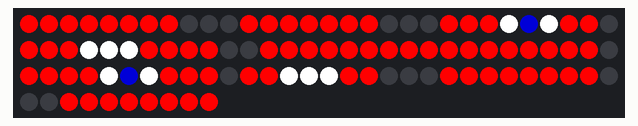
This sketch was run on a simulated Arduino Uno, built with avr-gcc and run on an emulated ATmega328P. Shown: 100 RGB LEDs in strip order, left to right, continuing on the next row.

Above: at 2.06 s.
At 6.91 s:
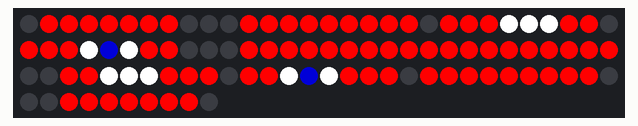
At 14.49 s:
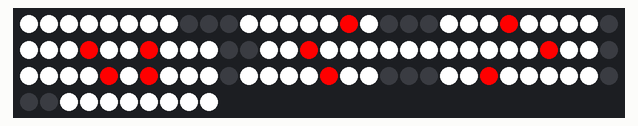
At 15.61 s:
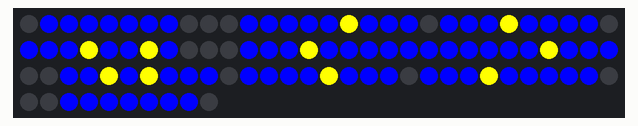

The sketch:

pacman_ghost.ino
```cpp
#include "FastLED.h"
#define NUM_LEDS 100
#define DATA_PIN 3

CRGB leds[NUM_LEDS];

void setup() {
  delay(2000);
  FastLED.addLeds<WS2811, DATA_PIN, RGB>(leds, NUM_LEDS);
  FastLED.setBrightness(255); //Number 0-255
  FastLED.clear();
}

//looking left
int eyes_pixels_l[] = {24,26,33,34,35,64,66,73,74,75};
int pupils_pixels_l[] = {25,65};

//looking right
int eyes_pixels_r[] = {24,25,26,33,35,64,65,66,73,75};
int pupils_pixels_r[] = {34,74};

//remove pixels around feet
int void_pixels_1[] = {8,9,10,18,19,20,29,40,41,59,70,78,79,80,89,90,91};
int void_pixels_2[] = {0,8,9,10,20,29,38,39,40,60,61,70,79,89,90,91,99};

int sad_ghost[] = {16,24,33,36,44,56,64,66,75,83};

int feet_delay = 120; //delay in ms b/w feet v1 v2
int eye_loop = 10;
int reg_ghost_loop = 2;
int sad_ghost_loop = 10;
int sad_ghost_blink_loop = 5;

void loop() {

    for(int i = 0; i < reg_ghost_loop; i++){

        //eye to left
        for(int i = 0; i < eye_loop; i++){

            //fill body
            fill_solid(leds, NUM_LEDS, CRGB::Red);
            //set eyes
            for (int i = 0; i < 10; i++){
                leds[eyes_pixels_l[i]] = CRGB::White;
            }
            //set pupil
            for (int i = 0; i < 2; i++){
                leds[pupils_pixels_l[i]] = CRGB::DarkBlue;
            }
            //remove around feet (v1)
            for (int i = 0; i < 17; i++){
                leds[void_pixels_1[i]] = CRGB::Black;
            }
            FastLED.show();
            delay(feet_delay);

            //fill body
            fill_solid(leds, NUM_LEDS, CRGB::Red);
            //set eyes
            for (int i = 0; i < 10; i++){
                leds[eyes_pixels_l[i]] = CRGB::White;
            }
            //set pupils
            for (int i = 0; i < 2; i++){
                leds[pupils_pixels_l[i]] = CRGB::DarkBlue;
            }
            //remove around feet (v2)
            for (int i = 0; i < 17; i++){
                leds[void_pixels_2[i]] = CRGB::Black;
            }
            FastLED.show();
            delay(feet_delay);
        }

        //eye to right
        for(int i = 0; i < eye_loop; i++){

            //fill body
            fill_solid(leds, NUM_LEDS, CRGB::Red);
            //set eyes
            for (int i = 0; i < 10; i++){
                leds[eyes_pixels_r[i]] = CRGB::White;
            }
            //set pupils
            for (int i = 0; i < 2; i++){
                leds[pupils_pixels_r[i]] = CRGB::DarkBlue;
            }
            //remove around feet (v1)
            for (int i = 0; i < 17; i++){
                leds[void_pixels_1[i]] = CRGB::Black;
            }
            FastLED.show();
            delay(feet_delay);

            //fill body
            fill_solid(leds, NUM_LEDS, CRGB::Red);
            //set eyes
            for (int i = 0; i < 10; i++){
                leds[eyes_pixels_r[i]] = CRGB::White;
            }
            //set pupils
            for (int i = 0; i < 2; i++){
                leds[pupils_pixels_r[i]] = CRGB::DarkBlue;
            }
            //remove around feet (v2)
            for (int i = 0; i < 17; i++){
                leds[void_pixels_2[i]] = CRGB::Black;
            }
            FastLED.show();
            delay(feet_delay);
        }
    }

    //sad ghost regular
    for(int i = 0; i < sad_ghost_loop; i++){

        //fill all blue
        fill_solid(leds, NUM_LEDS, CRGB::Blue);
        //set eyes
        for (int i = 0; i < 10; i++){
            leds[sad_ghost[i]] = CRGB::Yellow;
        }
        //remove around feet (v1)
        for (int i = 0; i < 17; i++){
            leds[void_pixels_1[i]] = CRGB::Black;
        }
        FastLED.show();
        delay(feet_delay);

        //fill body
        fill_solid(leds, NUM_LEDS, CRGB::Blue);
        //set eyes
        for (int i = 0; i < 10; i++){
            leds[sad_ghost[i]] = CRGB::Yellow;
        }
        //remove around feet (v2)
        for (int i = 0; i < 17; i++){
            leds[void_pixels_2[i]] = CRGB::Black;
        }
        FastLED.show();
        delay(feet_delay);
    }

    //sad ghost blinking
    for(int i = 0; i < sad_ghost_blink_loop; i++){

        //yellow and red ghost
        //fill body
        fill_solid(leds, NUM_LEDS, CRGB::White);
        //set eyes
        for (int i = 0; i < 10; i++){
            leds[sad_ghost[i]] = CRGB::Red;
        }
        //remove around feet (v1)
        for (int i = 0; i < 17; i++){
            leds[void_pixels_1[i]] = CRGB::Black;
        }
        FastLED.show();
        delay(feet_delay);

        //blue and yellow ghost
        //fill body
        fill_solid(leds, NUM_LEDS, CRGB::Blue);
        //set eyes
        for (int i = 0; i < 10; i++){
            leds[sad_ghost[i]] = CRGB::Yellow;
        }
        //remove around feet (v2)
        for (int i = 0; i < 17; i++){
            leds[void_pixels_2[i]] = CRGB::Black;
        }
        FastLED.show();
        delay(feet_delay);
    }
}
```

Measured:
- by itself, everything shown: repeats every 13.7 s, in 110 steps
